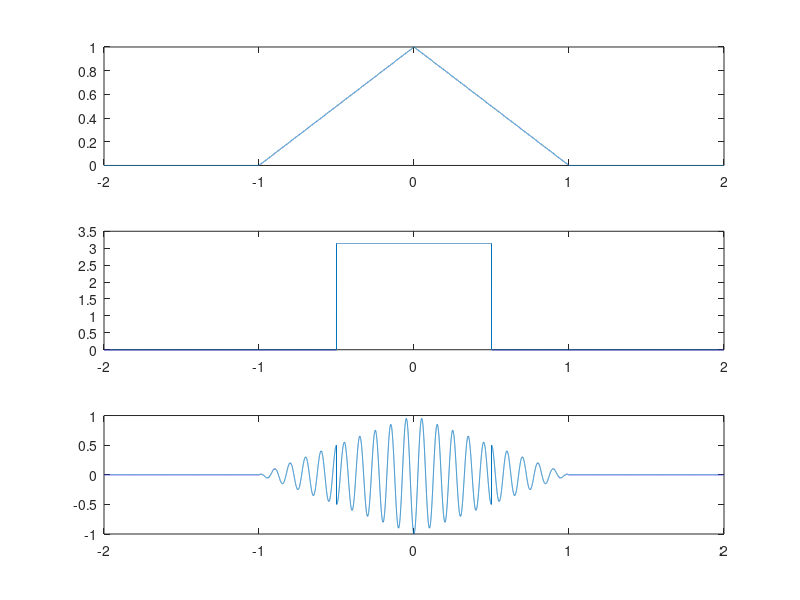

Recreate this plot in MATLAB.
clear
t=-2:1/10000:2;
for n=1:length(t)
    % Phase is a unit rectangular pulse
    if (t(n) >= -0.5) && (t(n) <= 0.5)
        theta(n) = pi;
    else
        theta(n)=0;
    end
    % Ampltiude is a unit triangular pulse
    if (t(n) >= -1) && (t(n) <=0)
        a(n) = 1 + t(n);
    elseif (t(n) > 0) && (t(n) <=1)
        a(n) = 1 - t(n);
    else
        a(n) = 0;
    end
end
x = a.*cos(20*pi*t+ theta);

subplot(3,1,1), plot(t,a)
subplot(3,1,2), plot(t, theta)
subplot(3,1,3), plot(t, x)
